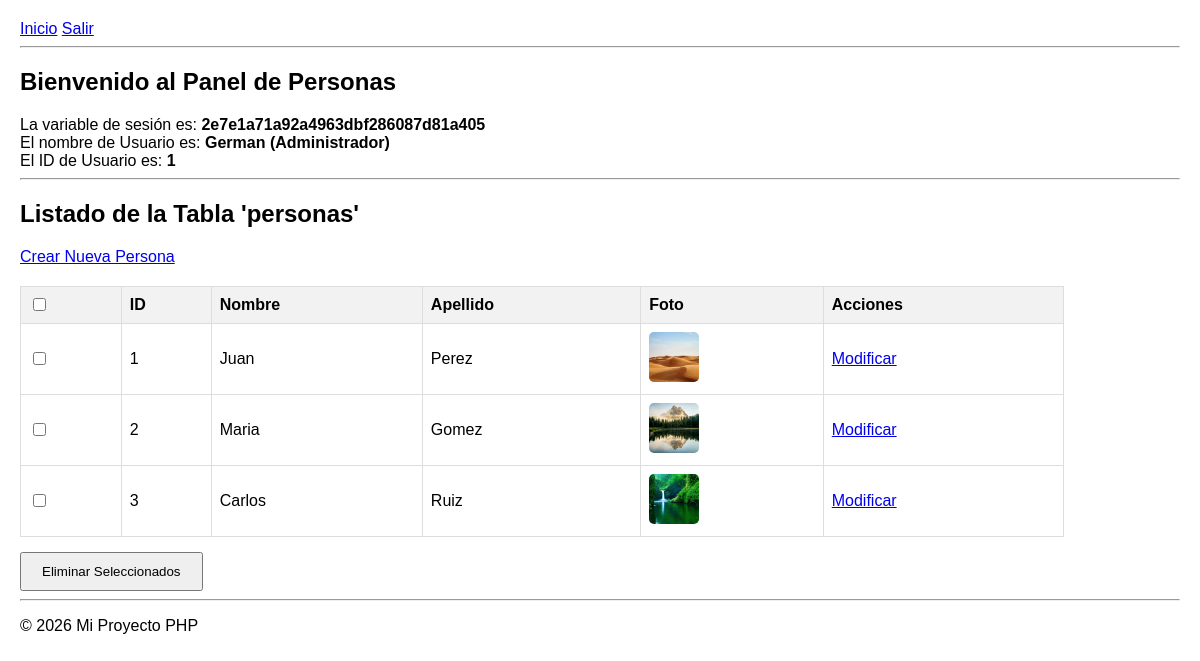
The page /PHP2025/index.php (signed in) on the database its author committed.
### tables this page shows
CREATE TABLE `personas` (
  `id` int(11) NOT NULL,
  `nombre` varchar(50) NOT NULL,
  `apellido` varchar(50) NOT NULL,
  `foto` varchar(255) NOT NULL
);

### PHP2025/index.php (the view, shortened to what this page needs)
<?php
include 'conexion.php';
?>
<!DOCTYPE html>
<html lang="es">
<head>
</head>
<body>
    <header>
        <nav>
            <a href="index.php">Inicio</a>
            <a href="logout.php" >Salir</a>
        </nav>
        <hr>
    </header>
    <section>
        <h1>Bienvenido al Panel de Personas</h1>
        <?php
            echo "La variable de sesión es: <strong>" . session_id() . "</strong>";
            echo '<br>';
            echo "El nombre de Usuario es: <strong>" . $_SESSION['Nombre'] . "</strong>";
            echo '<br>';
            echo "El ID de Usuario es: <strong>" . $_SESSION['IDUsuario'] . "</strong>";
            echo '<hr>';
        ?>
        <h2>Listado de la Tabla 'personas'</h2>
        <?php
            $sql_select = "SELECT id, nombre, apellido, foto FROM personas";
            $resultado = mysqli_query($conexion, $sql_select);
            if (mysqli_num_rows($resultado) > 0) {
        ?>
            <a href="formulario.php" style="display: block; margin-bottom: 10px;">Crear Nueva Persona</a>
            <form action="eliminar.php" method="post" onsubmit="return confirm('¿Está seguro de que desea eliminar las personas seleccionadas?');">
            <table>
                <thead>
                    <tr>
                        <th><input type="checkbox" id="seleccionar_todo"></th>
                        <th>ID</th>
                        <th>Nombre</th>
                        <th>Apellido</th>
                        <th>Foto</th>
                        <th>Acciones</th> </tr>
                </thead>
                <tbody>
                    <?php
                        while($fila = mysqli_fetch_assoc($resultado)){
                            echo '<tr>';
                            echo '<td><input type="checkbox" name="ids_a_eliminar[]" value="' . htmlspecialchars($fila['id']) . '"></td>';
                            echo '<td>' . htmlspecialchars($fila['id']) . '</td>';
                            echo '<td>' . htmlspecialchars($fila['nombre']) . '</td>';
                            echo '<td>' . htmlspecialchars($fila['apellido']) . '</td>';
                            echo '<td><img src="/PHP2025/' . htmlspecialchars($fila['foto']) . '" alt="Foto de Persona" class="foto-mini"></td>';
                            echo '<td><a href="modificar.php?id=' . htmlspecialchars($fila['id']) . '">Modificar</a></td>';
                            echo '</tr>';
                        }
                    ?>
                </tbody>
            </table>
            <button type="submit" name="Eliminar" class="btn btn-danger" style="margin-top: 15px; padding: 10px 20px;">Eliminar Seleccionados</button>
            </form>
            <?php
            } else {
                echo "<p>No hay registros en la tabla 'personas' para mostrar.</p>";
            }
        ?>
    </section>
    <footer>
        <hr>
        <p>&copy; <?php echo date('Y'); ?> Mi Proyecto PHP</p>
    </footer>
</body>
</html>

### PHP2025/index.php (style rules this page uses)
body { font-family: Arial, sans-serif; margin: 20px; }
table { width: 90%; border-collapse: collapse; margin-top: 20px; }
th, td { border: 1px solid #ddd; padding: 8px; text-align: left; }
th { background-color: #f2f2f2; }
.foto-mini { width: 50px; height: 50px; object-fit: cover; border-radius: 5px; }

### rows shown on the page
personas: id "1", nombre "Juan", apellido "Perez", foto (picture)
personas: id "2", nombre "Maria", apellido "Gomez", foto (picture)
personas: id "3", nombre "Carlos", apellido "Ruiz", foto (picture)

### other values the page prints
session_id() "2e7e1a71a92a4963dbf286087d81a405"
$_SESSION['Nombre'] "German (Administrador)"
$_SESSION['IDUsuario'] "1"
